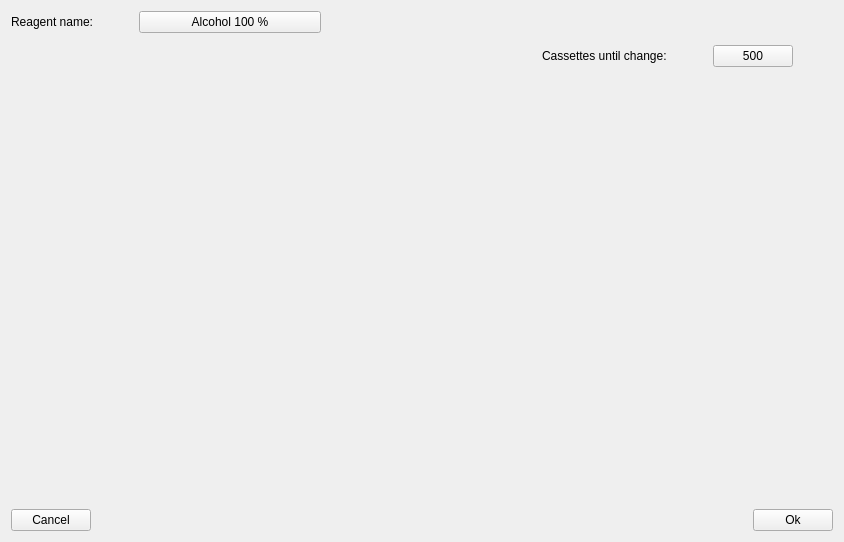
<?xml version="1.0" encoding="UTF-8"?>
<ui version="4.0">
 <class>Reagents::CModifyReagentDlg</class>
 <widget class="QWidget" name="Reagents::CModifyReagentDlg">
  <property name="geometry">
   <rect>
    <x>0</x>
    <y>0</y>
    <width>844</width>
    <height>542</height>
   </rect>
  </property>
  <property name="minimumSize">
   <size>
    <width>675</width>
    <height>540</height>
   </size>
  </property>
  <property name="windowTitle">
   <string>Form</string>
  </property>
  <layout class="QGridLayout" name="gridLayout_3">
   <item row="0" column="0">
    <layout class="QGridLayout" name="gridLayout" columnstretch="0,0,1,0">
     <item row="0" column="0">
      <widget class="QLabel" name="labelStaticName">
       <property name="text">
        <string>Reagent name:</string>
       </property>
      </widget>
     </item>
     <item row="0" column="1" rowspan="2">
      <spacer name="horizontalSpacer_4">
       <property name="orientation">
        <enum>Qt::Horizontal</enum>
       </property>
       <property name="sizeHint" stdset="0">
        <size>
         <width>40</width>
         <height>20</height>
        </size>
       </property>
      </spacer>
     </item>
     <item row="0" column="2">
      <widget class="QPushButton" name="buttonReagentName">
       <property name="text">
        <string>Alcohol 100 %</string>
       </property>
      </widget>
     </item>
     <item row="0" column="3" rowspan="2">
      <spacer name="horizontalSpacer_2">
       <property name="orientation">
        <enum>Qt::Horizontal</enum>
       </property>
       <property name="sizeHint" stdset="0">
        <size>
         <width>40</width>
         <height>20</height>
        </size>
       </property>
      </spacer>
     </item>
    </layout>
   </item>
   <item row="1" column="0" rowspan="2">
    <widget class="MainMenu::CScrollTable" name="scrollTable" native="true">
     <property name="enabled">
      <bool>true</bool>
     </property>
     <property name="minimumSize">
      <size>
       <width>350</width>
       <height>200</height>
      </size>
     </property>
     <property name="maximumSize">
      <size>
       <width>434</width>
       <height>16777215</height>
      </size>
     </property>
    </widget>
   </item>
   <item row="3" column="0" colspan="3">
    <layout class="QHBoxLayout" name="horizontalLayout">
     <item>
      <widget class="QPushButton" name="btnCancel">
       <property name="focusPolicy">
        <enum>Qt::NoFocus</enum>
       </property>
       <property name="text">
        <string>Cancel</string>
       </property>
      </widget>
     </item>
     <item>
      <spacer name="horizontalSpacer_3">
       <property name="orientation">
        <enum>Qt::Horizontal</enum>
       </property>
       <property name="sizeHint" stdset="0">
        <size>
         <width>40</width>
         <height>20</height>
        </size>
       </property>
      </spacer>
     </item>
     <item>
      <widget class="QPushButton" name="btnOk">
       <property name="focusPolicy">
        <enum>Qt::NoFocus</enum>
       </property>
       <property name="text">
        <string>Ok</string>
       </property>
      </widget>
     </item>
    </layout>
   </item>
   <item row="1" column="1">
    <spacer name="horizontalSpacer">
     <property name="orientation">
      <enum>Qt::Horizontal</enum>
     </property>
     <property name="sizeHint" stdset="0">
      <size>
       <width>40</width>
       <height>20</height>
      </size>
     </property>
    </spacer>
   </item>
   <item row="2" column="2">
    <spacer name="verticalSpacer_3">
     <property name="orientation">
      <enum>Qt::Vertical</enum>
     </property>
     <property name="sizeHint" stdset="0">
      <size>
       <width>20</width>
       <height>40</height>
      </size>
     </property>
    </spacer>
   </item>
   <item row="1" column="2">
    <layout class="QGridLayout" name="gridLayout_2" columnstretch="0,0,1,0">
     <item row="0" column="0">
      <widget class="QLabel" name="labelRMSStaticName">
       <property name="text">
        <string>Cassettes until change:</string>
       </property>
      </widget>
     </item>
     <item row="0" column="1" rowspan="2">
      <spacer name="horizontalSpacer_6">
       <property name="orientation">
        <enum>Qt::Horizontal</enum>
       </property>
       <property name="sizeHint" stdset="0">
        <size>
         <width>40</width>
         <height>20</height>
        </size>
       </property>
      </spacer>
     </item>
     <item row="0" column="2">
      <widget class="QPushButton" name="buttonValue">
       <property name="text">
        <string>500</string>
       </property>
      </widget>
     </item>
     <item row="0" column="3" rowspan="2">
      <spacer name="horizontalSpacer_7">
       <property name="orientation">
        <enum>Qt::Horizontal</enum>
       </property>
       <property name="sizeHint" stdset="0">
        <size>
         <width>40</width>
         <height>20</height>
        </size>
       </property>
      </spacer>
     </item>
    </layout>
   </item>
  </layout>
 </widget>
 <customwidgets>
  <customwidget>
   <class>MainMenu::CScrollTable</class>
   <extends>QWidget</extends>
   <header>MainMenu/Include/ScrollTable.h</header>
   <container>1</container>
  </customwidget>
 </customwidgets>
 <resources/>
 <connections/>
</ui>
